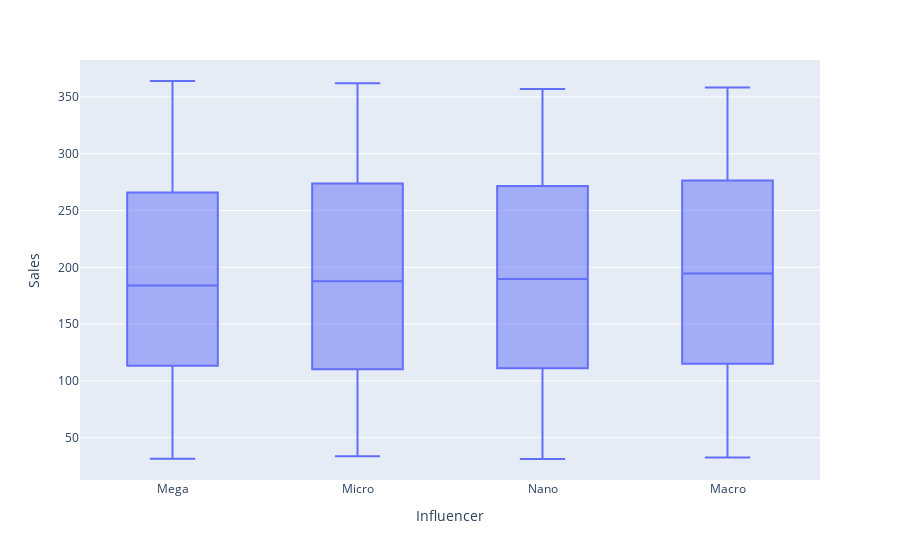

Source (notebook cell):
### Markdown cell above
#### Plot box plot of Influencers against Sales to see the distribution and effect of different influencers on Sales

### Code cell
fig_influencer = px.box(df, x="Influencer", y="Sales", hover_data=['Sales'], height=500)

fig_influencer.show()

### Figure 1 — Plotly figure (JSON) as saved in the notebook; plotly's stock layout.template omitted (floating-point values rounded to 4 significant figures; data arrays with more than 128 entries replaced by an {"elided": "..."} marker saying what was removed)
{"data": [{"alignmentgroup": "True", "hovertemplate": "Influencer=%{x}<br>Sales=%{y}<extra></extra>", "legendgroup": "", "marker": {"color": "#636efa"}, "name": "", "notched": false, "offsetgroup": "", "orientation": "v", "showlegend": false, "type": "box", "x": {"elided": "4546 str values"}, "x0": " ", "xaxis": "x", "y": {"elided": "4546 float values"}, "y0": " ", "yaxis": "y"}], "layout": {"autosize": true, "boxmode": "group", "legend": {"tracegroupgap": 0}, "margin": {"t": 60}, "xaxis": {"anchor": "y", "autorange": true, "domain": [0, 1], "range": [-0.5, 3.5], "title": {"text": "Influencer"}, "type": "category"}, "yaxis": {"anchor": "x", "autorange": true, "domain": [0, 1], "range": [12.71, 382.6], "title": {"text": "Sales"}, "type": "linear"}}}
